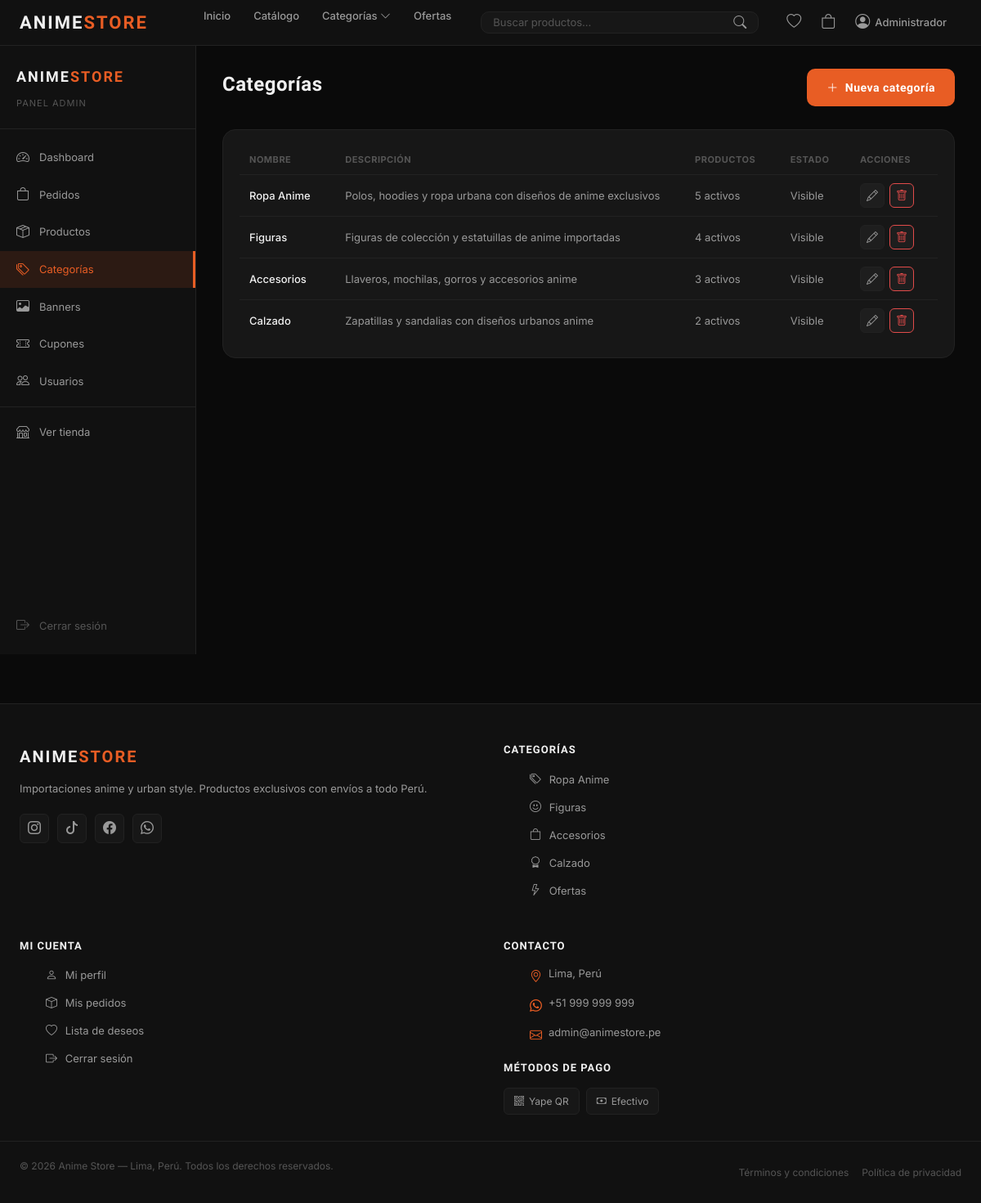
/admin/categorias.php (signed in), run on the app's committed database.
### tables this page shows
CREATE TABLE `categorias` (
  `id_categoria` int unsigned NOT NULL AUTO_INCREMENT,
  `nombre` varchar(100) NOT NULL,
  `descripcion` text,
  `imagen` varchar(255) DEFAULT NULL,
  `activa` tinyint(1) NOT NULL DEFAULT '1',
  PRIMARY KEY (`id_categoria`)
);

### includes/funciones.php (called while the page is built, shortened)
<?php
function sanitizar($dato) {
    return htmlspecialchars(strip_tags(trim($dato)));
}

### config/database.php (called while the page is built, shortened)
<?php
function conectar() {
    static $conn = null;
    if ($conn === null) {
        $conn = new mysqli(DB_HOST, DB_USER, DB_PASS, DB_NAME);
        $conn->set_charset(DB_CHARSET);
    }
    return $conn;
}

### config/session.php (called while the page is built, shortened)
<?php
function esta_logueado() {
    return isset($_SESSION['usuario']['id_usuario']);
}

### admin/categorias.php (the view, shortened to what this page needs)
<?php
require_once '../includes/header.php';
$conn = conectar();
$editar = null;
$categorias = $conn->query("
    SELECT c.*,
           COUNT(p.id_producto)                  AS total_productos,
           COALESCE(SUM(p.activo = 1), 0)        AS productos_activos
    FROM categorias c
    LEFT JOIN productos p ON p.id_categoria = c.id_categoria
    GROUP BY c.id_categoria
    ORDER BY c.id_categoria ASC
");
?>
<div class="sp-admin-wrap">
    <?php include ROOT_PATH . '/admin/includes/sidebar.php'; ?>
    <div class="sp-admin-content">
        <div class="sp-admin-header">
            <h1 class="sp-admin-titulo"><?= $editar ? 'Editar: ' . sanitizar($editar['nombre']) : (isset($_GET['nuevo']) ? 'Nueva categoría' : 'Categorías') ?></h1>
            <?php if (!$editar && !isset($_GET['nuevo'])): ?>
            <a href="?nuevo=1" class="sp-btn-primary"><i class="bi bi-plus-lg"></i> Nueva categoría</a>
            <?php endif; ?>
        </div>
        <?php if ($editar || isset($_GET['nuevo'])): ?>
        <form method="POST" class="sp-admin-card" style="max-width:640px">
            <input type="hidden" name="accion" value="guardar">
            <?= csrf_campo() ?>
            <input type="hidden" name="id_categoria" value="<?= $editar['id_categoria'] ?? 0 ?>">
            <div class="sp-form-group">
                <label>Nombre *</label>
                <input type="text" name="nombre" value="<?= sanitizar($editar['nombre'] ?? '') ?>" placeholder="Ej: Ropa Anime" required minlength="2" maxlength="100">
            </div>
            <div class="sp-form-group">
                <label>Descripción</label>
                <textarea name="descripcion" rows="3" placeholder="Se muestra en la portada debajo del nombre"><?= sanitizar($editar['descripcion'] ?? '') ?></textarea>
            </div>
            <label style="display:flex;align-items:center;gap:8px;cursor:pointer;font-size:13px;color:var(--text-secondary);margin-bottom:20px">
                <input type="checkbox" name="activa" value="1" <?= ($editar['activa'] ?? 1) ? 'checked' : '' ?> style="accent-color:var(--accent);width:16px;height:16px">
                Visible en la tienda
            </label>
            <div class="sp-admin-btns">
                <button type="submit" class="sp-btn-primary"><i class="bi bi-check-circle"></i> Guardar categoría</button>
                <a href="<?= BASE_URL ?>/admin/categorias" class="sp-btn-outline">Cancelar</a>
            </div>
        </form>
        <?php else: ?>
        <div class="sp-admin-card">
            <div class="sp-tabla-wrap">
                <table class="sp-tabla">
                    <thead>
                        <tr>
                            <th>Nombre</th>
                            <th>Descripción</th>
                            <th>Productos</th>
                            <th>Estado</th>
                            <th>Acciones</th>
                        </tr>
                    </thead>
                    <tbody>
                        <?php while ($c = $categorias->fetch_assoc()): ?>
                        <tr>
                            <td style="color:var(--text-primary);font-weight:500"><?= sanitizar($c['nombre']) ?></td>
                            <td style="max-width:360px"><?= $c['descripcion'] ? sanitizar($c['descripcion']) : '—' ?></td>
                            <td>
                                <a href="<?= BASE_URL ?>/catalogo?categoria=<?= $c['id_categoria'] ?>" target="_blank" title="Ver en tienda">
                                    <?= $c['productos_activos'] ?> activos
                                </a>
                            </td>
                            <td>
                                <span class="sp-estado <?= $c['activa'] ? 'sp-estado-confirmado' : 'sp-estado-cancelado' ?>">
                                    <?= $c['activa'] ? 'Visible' : 'Oculta' ?>
                                </span>
                            </td>
                            <td>
                                <div style="display:flex;gap:6px">
                                    <a href="?editar=<?= $c['id_categoria'] ?>" class="sp-admin-btn-sm" title="Editar">
                                        <i class="bi bi-pencil"></i>
                                    </a>
                                    <form method="POST" onsubmit="return confirm('¿Eliminar esta categoría?')" style="display:inline">
                                        <button type="submit" class="sp-admin-btn-sm" title="Eliminar"
                                                style="border-color:var(--error);color:var(--error)"
                                                <?= $c['total_productos'] > 0 ? 'disabled title="Tiene productos"' : '' ?>>
                                            <i class="bi bi-trash"></i>
                                        </button>
                                    </form>
                                </div>
                            </td>
                        </tr>
                        <?php endwhile; ?>
                    </tbody>
                </table>
            </div>
        </div>
        <?php endif; ?>
    </div>
</div>
<?php require_once ROOT_PATH . '/includes/footer.php'; ?>

### includes/footer.php (shortened to what this page needs)
</main>
<footer class="sp-footer">
    <div class="sp-footer-inner">
        <div class="sp-footer-col">
            <a href="<?= BASE_URL ?>" class="sp-logo sp-footer-logo">
                ANIME<span>STORE</span>
            </a>
            <p class="sp-footer-desc">
                Importaciones anime y urban style. Productos exclusivos con envíos a todo Perú.
            </p>
            <div class="sp-footer-social">
                <a href="#" title="Instagram"><i class="bi bi-instagram"></i></a>
                <a href="#" title="TikTok"><i class="bi bi-tiktok"></i></a>
                <a href="#" title="Facebook"><i class="bi bi-facebook"></i></a>
                <a href="#" title="WhatsApp"><i class="bi bi-whatsapp"></i></a>
            </div>
        </div>
        <div class="sp-footer-col">
            <h4 class="sp-footer-title">Categorías</h4>
            <ul class="sp-footer-links">
                <?php foreach ($menu_categorias as $i => $mc): ?>
                <li><a href="<?= BASE_URL ?>/catalogo?categoria=<?= $mc['id_categoria'] ?>"><i class="bi <?= $menu_iconos[$i % count($menu_iconos)] ?>"></i> <?= sanitizar($mc['nombre']) ?></a></li>
                <?php endforeach; ?>
                <li><a href="<?= BASE_URL ?>/catalogo?oferta=1"><i class="bi bi-lightning"></i> Ofertas</a></li>
            </ul>
        </div>
        <div class="sp-footer-col">
            <h4 class="sp-footer-title">Mi cuenta</h4>
            <ul class="sp-footer-links">
                <?php if (esta_logueado()): ?>
                <li><a href="<?= BASE_URL ?>/mi-cuenta"><i class="bi bi-person"></i> Mi perfil</a></li>
                <li><a href="<?= BASE_URL ?>/mi-cuenta?tab=pedidos"><i class="bi bi-box"></i> Mis pedidos</a></li>
                <li><a href="<?= BASE_URL ?>/wishlist"><i class="bi bi-heart"></i> Lista de deseos</a></li>
                <li><a href="<?= BASE_URL ?>/logout"><i class="bi bi-box-arrow-right"></i> Cerrar sesión</a></li>
                <?php else: ?>
                <li><a href="#" onclick="abrirModal('modalLogin')"><i class="bi bi-person"></i> Iniciar sesión</a></li>
                <li><a href="#" onclick="cambiarTab('registro')"><i class="bi bi-pencil"></i> Registrarse</a></li>
                <li><a href="<?= BASE_URL ?>/carrito"><i class="bi bi-bag"></i> Mi carrito</a></li>
                <?php endif; ?>
            </ul>
        </div>
        <div class="sp-footer-col">
            <h4 class="sp-footer-title">Contacto</h4>
            <ul class="sp-footer-links sp-footer-contact">
                <li>
                    <i class="bi bi-geo-alt"></i>
                    <?= TIENDA_DIRECCION ?>
                </li>
                <li>
                    <i class="bi bi-whatsapp"></i>
                    <a href="https://wa.me/<?= str_replace(['+', ' '], '', TIENDA_TELEFONO) ?>">
                        <?= TIENDA_TELEFONO ?>
                    </a>
                </li>
                <li>
                    <i class="bi bi-envelope"></i>
                    <a href="mailto:<?= TIENDA_EMAIL ?>"><?= TIENDA_EMAIL ?></a>
                </li>
            </ul>
            <h4 class="sp-footer-title" style="margin-top:20px">Métodos de pago</h4>
            <div class="sp-footer-pagos">
                <span class="sp-pago-badge">
                    <i class="bi bi-qr-code"></i> Yape QR
                </span>
                <span class="sp-pago-badge">
                    <i class="bi bi-cash"></i> Efectivo
                </span>
            </div>
        </div>
    </div>
    <div class="sp-footer-bottom">
        <p>© <?= date('Y') ?> <?= TIENDA_NOMBRE ?> — Lima, Perú. Todos los derechos reservados.</p>
        <div class="sp-footer-bottom-links">
            <a href="<?= BASE_URL ?>/terminos">Términos y condiciones</a>
            <a href="<?= BASE_URL ?>/privacidad">Política de privacidad</a>
        </div>
    </div>
</footer>
</body>
</html>

### assets/css/style.css (style rules this page uses)
:root { --bg-primary: #0a0a0a; --bg-secondary: #111111; --bg-card: #171717; --bg-hover: #1e1e1e; --accent: #e85d24; --accent-hover: #d14d18; --accent-soft: rgba(232, 93, 36, 0.12); --text-primary: #f0f0f0; --text-secondary: #999999; --text-muted: #555555; --border: #222222; --border-hover: #333333; --success: #1d9e75; --error: #e24b4a; --warning: #EF9F27; --radius-sm: 6px; --radius-md: 10px; --radius-lg: 16px; --shadow: 0 4px 24px rgba(0,0,0,0.4); --font-titulo: 'Rajdhani', sans-serif; --font-body: 'Inter', sans-serif; --nav-h: 56px; --transition: all 0.2s ease; }
*, *::before, *::after { box-sizing: border-box; margin: 0; padding: 0; }
html { scroll-behavior: smooth; }
body { background: var(--bg-primary); color: var(--text-primary); font-family: var(--font-body); font-size: 15px; line-height: 1.6; min-height: 100vh; }
a { color: inherit; text-decoration: none; transition: var(--transition); }
ul { list-style: none; }
button { cursor: pointer; font-family: var(--font-body); }
.sp-logo { font-family: var(--font-titulo); font-size: 22px; font-weight: 700; letter-spacing: 2px; color: var(--text-primary); flex-shrink: 0; }
.sp-logo span { color: var(--accent); }
.sp-btn-primary { display: flex; align-items: center; justify-content: center; gap: 8px; background: var(--accent); color: #fff; border: none; padding: 12px 24px; border-radius: var(--radius-md); font-size: 14px; font-weight: 600; font-family: var(--font-titulo); letter-spacing: 0.5px; transition: var(--transition); }
.sp-footer { background: var(--bg-secondary); border-top: 1px solid var(--border); margin-top: 60px; }
.sp-footer-inner { max-width: 1400px; margin: 0 auto; padding: 48px 24px 32px; display: grid; grid-template-columns: 2fr 1fr 1fr 1.5fr; gap: 40px; }
.sp-footer-logo { font-size: 20px; margin-bottom: 12px; display: block; }
.sp-footer-desc { font-size: 13px; color: var(--text-secondary); line-height: 1.7; margin-bottom: 20px; }
.sp-footer-social { display: flex; gap: 10px; }
.sp-footer-social a { width: 36px; height: 36px; background: var(--bg-card); border: 1px solid var(--border); border-radius: var(--radius-sm); display: flex; align-items: center; justify-content: center; font-size: 16px; color: var(--text-secondary); transition: var(--transition); }
.sp-footer-title { font-family: var(--font-titulo); font-size: 13px; font-weight: 700; letter-spacing: 1px; text-transform: uppercase; color: var(--text-primary); margin-bottom: 16px; }
.sp-footer-links li { margin-bottom: 10px; }
.sp-footer-links a { font-size: 13px; color: var(--text-secondary); }
.sp-footer-contact li { display: flex; align-items: flex-start; gap: 8px; font-size: 13px; color: var(--text-secondary); margin-bottom: 10px; }
.sp-footer-contact i { color: var(--accent); font-size: 15px; flex-shrink: 0; margin-top: 2px; }
.sp-footer-pagos { display: flex; gap: 8px; flex-wrap: wrap; margin-top: 8px; }
.sp-pago-badge { display: flex; align-items: center; gap: 6px; background: var(--bg-card); border: 1px solid var(--border); border-radius: var(--radius-sm); padding: 6px 12px; font-size: 12px; color: var(--text-secondary); }
.sp-footer-bottom { max-width: 1400px; margin: 0 auto; padding: 20px 24px; border-top: 1px solid var(--border); display: flex; align-items: center; justify-content: space-between; flex-wrap: wrap; gap: 12px; }
.sp-footer-bottom p { font-size: 12px; color: var(--text-muted); }
.sp-footer-bottom-links { display: flex; gap: 16px; }
.sp-footer-bottom-links a { font-size: 12px; color: var(--text-muted); }
.sp-footer-links a i { font-size: 14px; margin-right: 6px; color: var(--text-secondary); width: 16px; }

### assets/css/responsive.css (style rules this page uses)
@media (max-width: 1200px) { .sp-footer-inner { grid-template-columns: 1fr 1fr; gap: 32px; } }

### data on the page
categorias: nombre "Ropa Anime", descripcion "Polos, hoodies y ropa urbana con diseños de anime exclusivos", productos_activos "5", activa "Visible"
categorias: nombre "Figuras", descripcion "Figuras de colección y estatuillas de anime importadas", productos_activos "4", activa "Visible"
categorias: nombre "Accesorios", descripcion "Llaveros, mochilas, gorros y accesorios anime", productos_activos "3", activa "Visible"
categorias: nombre "Calzado", descripcion "Zapatillas y sandalias con diseños urbanos anime", productos_activos "2", activa "Visible"

### other printed values
sanitizar($_SESSION['usuario']['nombre']) "Administrador"
TIENDA_DIRECCION "Lima, Perú"
TIENDA_TELEFONO "+51 999 999 999"
TIENDA_EMAIL "admin@animestore.pe"
TIENDA_NOMBRE "Anime Store"
